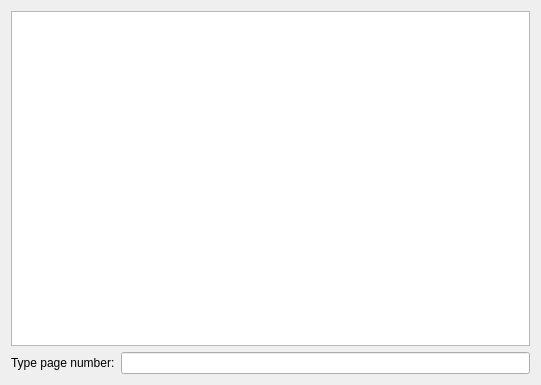
<?xml version="1.0" encoding="UTF-8"?>
<ui version="4.0">
 <class>TocDlg</class>
 <widget class="QDialog" name="TocDlg">
  <property name="windowModality">
   <enum>Qt::ApplicationModal</enum>
  </property>
  <property name="geometry">
   <rect>
    <x>0</x>
    <y>0</y>
    <width>537</width>
    <height>385</height>
   </rect>
  </property>
  <property name="contextMenuPolicy">
   <enum>Qt::NoContextMenu</enum>
  </property>
  <property name="windowTitle">
   <string>Table of Contents</string>
  </property>
  <layout class="QVBoxLayout" name="verticalLayout">
   <item>
    <widget class="QTreeWidget" name="treeWidget">
     <property name="minimumSize">
      <size>
       <width>519</width>
       <height>0</height>
      </size>
     </property>
     <property name="focusPolicy">
      <enum>Qt::StrongFocus</enum>
     </property>
     <property name="verticalScrollBarPolicy">
      <enum>Qt::ScrollBarAlwaysOff</enum>
     </property>
     <property name="horizontalScrollBarPolicy">
      <enum>Qt::ScrollBarAlwaysOff</enum>
     </property>
     <property name="autoScroll">
      <bool>false</bool>
     </property>
     <property name="editTriggers">
      <set>QAbstractItemView::NoEditTriggers</set>
     </property>
     <property name="uniformRowHeights">
      <bool>true</bool>
     </property>
     <property name="itemsExpandable">
      <bool>true</bool>
     </property>
     <property name="allColumnsShowFocus">
      <bool>false</bool>
     </property>
     <property name="wordWrap">
      <bool>true</bool>
     </property>
     <property name="headerHidden">
      <bool>true</bool>
     </property>
     <property name="expandsOnDoubleClick">
      <bool>false</bool>
     </property>
     <attribute name="headerVisible">
      <bool>false</bool>
     </attribute>
     <attribute name="headerStretchLastSection">
      <bool>false</bool>
     </attribute>
     <column>
      <property name="text">
       <string notr="true">1</string>
      </property>
     </column>
    </widget>
   </item>
   <item>
    <layout class="QHBoxLayout" name="horizontalLayout_2">
     <item>
      <widget class="QLabel" name="label">
       <property name="text">
        <string>Type page number:</string>
       </property>
      </widget>
     </item>
     <item>
      <widget class="QLineEdit" name="pageNumEdit">
       <property name="focusPolicy">
        <enum>Qt::ClickFocus</enum>
       </property>
       <property name="maxLength">
        <number>9</number>
       </property>
      </widget>
     </item>
    </layout>
   </item>
  </layout>
  <action name="actionGotoPage">
   <property name="text">
    <string notr="true">GotoPage</string>
   </property>
   <property name="toolTip">
    <string notr="true">GotoPage</string>
   </property>
   <property name="shortcut">
    <string notr="true">Clear</string>
   </property>
  </action>
  <action name="actionNextPage">
   <property name="text">
    <string notr="true">NextPage</string>
   </property>
   <property name="toolTip">
    <string notr="true">NextPage</string>
   </property>
   <property name="shortcut">
    <string notr="true">PgDown</string>
   </property>
  </action>
  <action name="actionPrevPage">
   <property name="text">
    <string notr="true">PrevPage</string>
   </property>
   <property name="toolTip">
    <string notr="true">PrevPage</string>
   </property>
   <property name="shortcut">
    <string notr="true">PgUp</string>
   </property>
  </action>
  <action name="actionUpdatePage">
   <property name="text">
    <string notr="true">UpdatePage</string>
   </property>
   <property name="toolTip">
    <string notr="true">UpdatePage</string>
   </property>
   <property name="shortcut">
    <string notr="true"/>
   </property>
  </action>
 </widget>
 <resources/>
 <connections>
  <connection>
   <sender>treeWidget</sender>
   <signal>itemExpanded(QTreeWidgetItem*)</signal>
   <receiver>actionUpdatePage</receiver>
   <slot>trigger()</slot>
   <hints>
    <hint type="sourcelabel">
     <x>268</x>
     <y>174</y>
    </hint>
    <hint type="destinationlabel">
     <x>-1</x>
     <y>-1</y>
    </hint>
   </hints>
  </connection>
  <connection>
   <sender>treeWidget</sender>
   <signal>itemCollapsed(QTreeWidgetItem*)</signal>
   <receiver>actionUpdatePage</receiver>
   <slot>trigger()</slot>
   <hints>
    <hint type="sourcelabel">
     <x>268</x>
     <y>174</y>
    </hint>
    <hint type="destinationlabel">
     <x>-1</x>
     <y>-1</y>
    </hint>
   </hints>
  </connection>
 </connections>
</ui>
